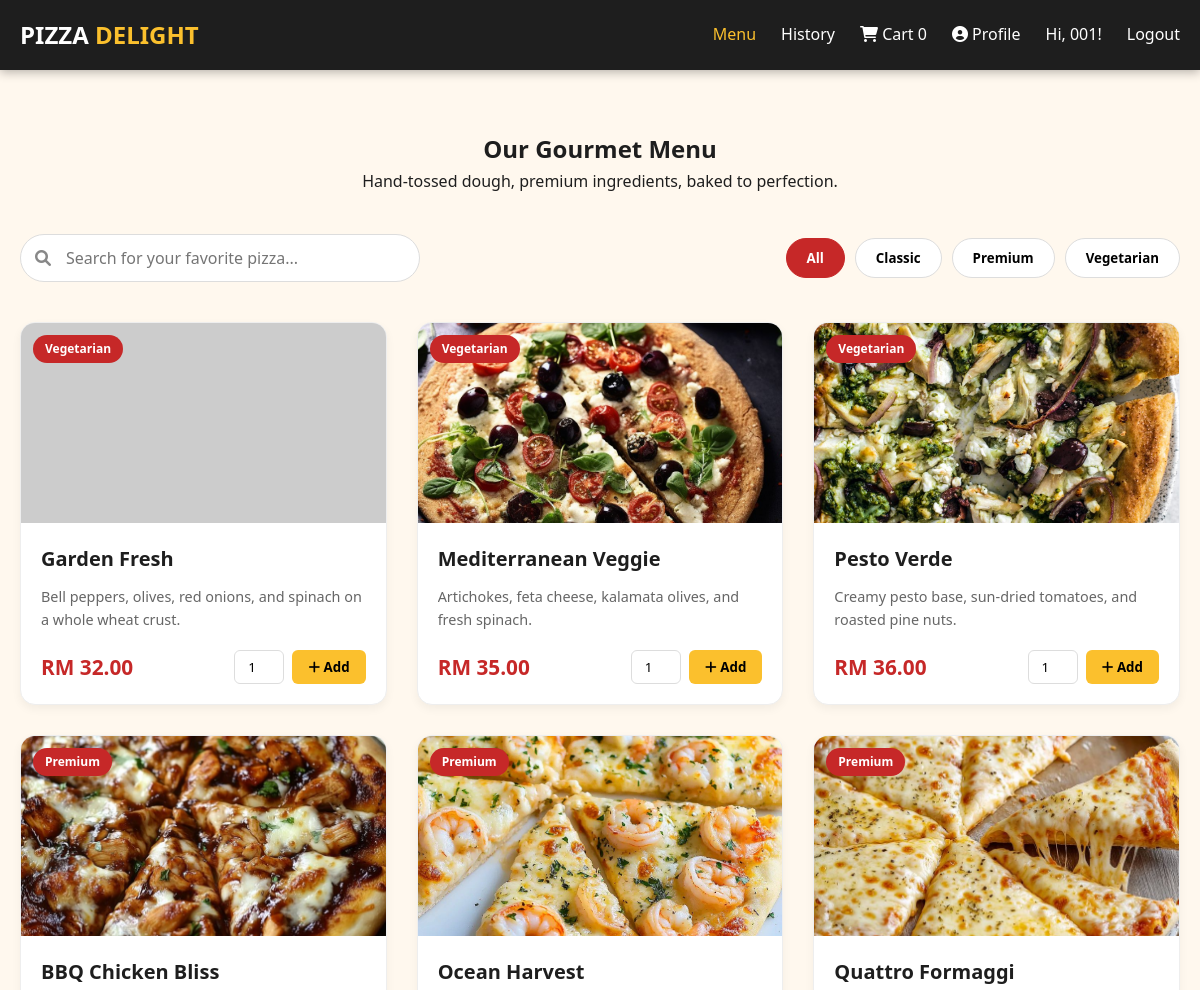
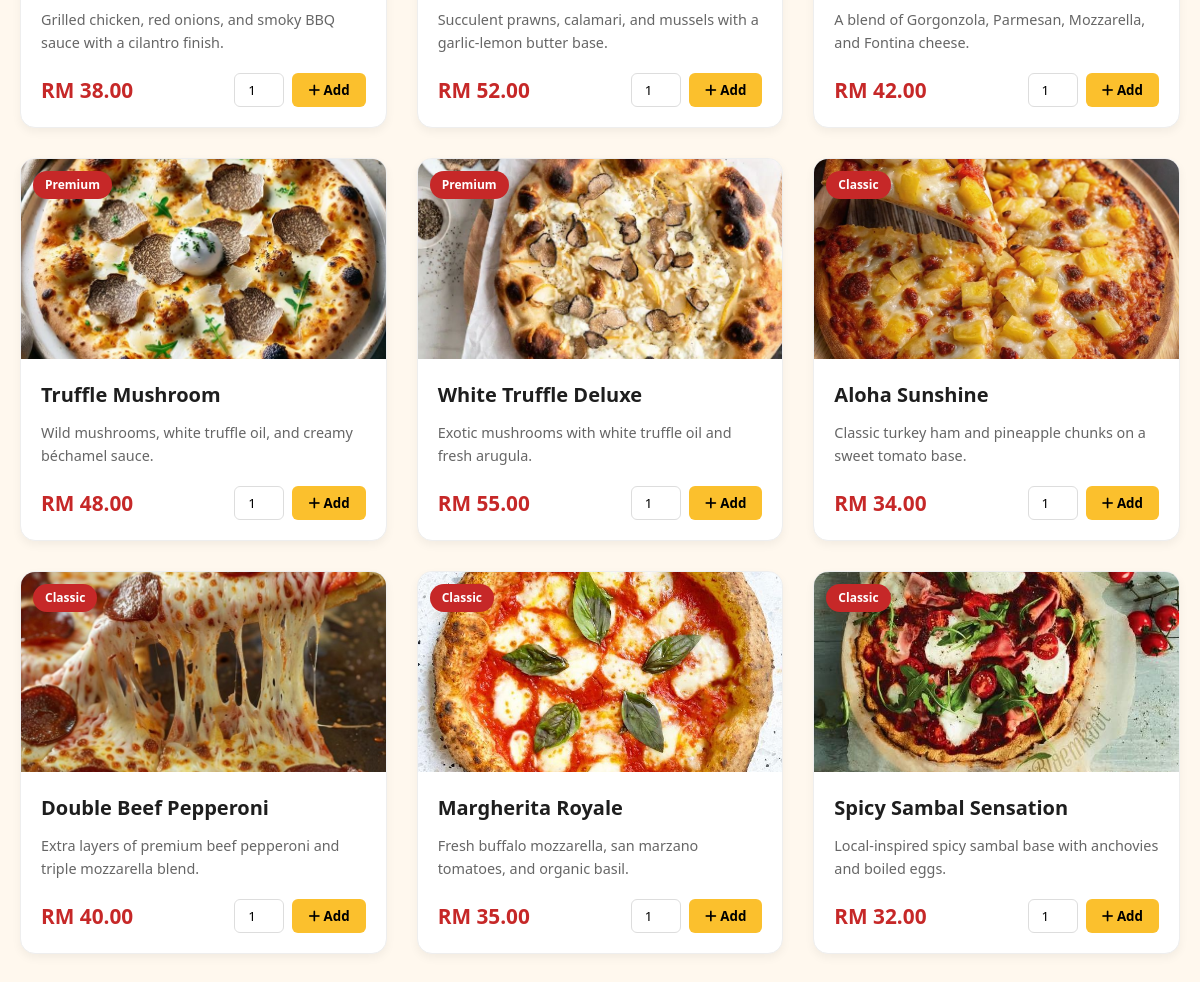
/index.php (signed in), run on the app's committed database (2 pictures, top to bottom).
### tables this page shows
CREATE TABLE `pizzas` (
  `id` int(11) NOT NULL,
  `name` varchar(100) NOT NULL,
  `description` text DEFAULT NULL,
  `price` decimal(10,2) NOT NULL,
  `image` varchar(255) DEFAULT NULL,
  `category` varchar(50) DEFAULT NULL,
  `status` enum('available','unavailable') DEFAULT 'available',
  `created_at` timestamp NOT NULL DEFAULT current_timestamp()
);

### index.php (the view, shortened to what this page needs)
<?php
require_once 'db.php';
$query = "SELECT * FROM pizzas WHERE status = 'available' ORDER BY category DESC, name ASC";
$result = $conn->query($query);
?>
<!DOCTYPE html>
<html lang="en">
<head>
    <link rel="stylesheet" href="https://cdnjs.cloudflare.com/ajax/libs/font-awesome/6.0.0/css/all.min.css">
    <link rel="stylesheet" href="style.css">
</head>
<body>
    <nav class="navbar">
        <div class="nav-container">
            <h1 class="logo">PIZZA <span>DELIGHT</span></h1>
            <div class="nav-links">
                <a href="index.php" class="active">Menu</a>
                <a href="order_history.php">History</a>
                <a href="cart.php" class="cart-link">
                    <i class="fas fa-shopping-cart"></i>
                    Cart <span id="cart-count"><?php echo isset($_SESSION['cart']) ? array_sum($_SESSION['cart']) : 0; ?></span>
                </a>
                <a href="profile.php" class="<?php echo (basename($_SERVER['PHP_SELF']) == 'profile.php') ? 'active' : ''; ?>">
                  <i class="fas fa-user-circle"></i> Profile
                </a>
                <span class="user-greet">Hi, <?php echo htmlspecialchars($_SESSION['username']); ?>!</span>
                <a href="logout.php" class="btn-outline">Logout</a>
            </div>
        </div>
    </nav>
    <main class="menu-container">
        <header class="menu-header">
            <h2>Our Gourmet Menu</h2>
            <p>Hand-tossed dough, premium ingredients, baked to perfection.</p>
        </header>
        <div class="menu-controls">
            <div class="search-box">
                <i class="fas fa-search"></i>
                <input type="text" id="menuSearch" placeholder="Search for your favorite pizza..." onkeyup="filterMenu()">
            </div>
            <div class="filter-tabs">
                <button class="tab-btn active" onclick="filterCategory('all', this)">All</button>
                <button class="tab-btn" onclick="filterCategory('Classic', this)">Classic</button>
                <button class="tab-btn" onclick="filterCategory('Premium', this)">Premium</button>
                <button class="tab-btn" onclick="filterCategory('Vegetarian', this)">Vegetarian</button>
            </div>
        </div>
        <div class="menu-grid" id="pizzaGrid">
            <?php if ($result->num_rows > 0): ?>
                <?php while($pizza = $result->fetch_assoc()): ?>
                <div class="pizza-card"
                     data-category="<?php echo htmlspecialchars($pizza['category']); ?>"
                     data-name="<?php echo strtolower(htmlspecialchars($pizza['name'])); ?>">
                    <div class="pizza-image">
                        <img src="images/<?php echo $pizza['image']; ?>" alt="<?php echo htmlspecialchars($pizza['name']); ?>"
                             onerror="this.src='https://via.placeholder.com/300x200?text=Delicious+Pizza'">
                        <span class="category-tag"><?php echo htmlspecialchars($pizza['category']); ?></span>
                    </div>
                    <div class="pizza-details">
                        <h3><?php echo htmlspecialchars($pizza['name']); ?></h3>
                        <p><?php echo htmlspecialchars($pizza['description']); ?></p>
                        <div class="pizza-price-row">
                            <span class="price">RM <?php echo number_format($pizza['price'], 2); ?></span>
                            <div class="add-controls">
                                <input type="number" value="1" min="1" max="10" id="qty-<?php echo $pizza['id']; ?>" class="qty-input-small">
                                <button class="btn-add" onclick="addToCart(<?php echo $pizza['id']; ?>)">
                                    <i class="fas fa-plus"></i> Add
                                </button>
                            </div>
                        </div>
                    </div>
                </div>
                <?php endwhile; ?>
            <?php else: ?>
                <div class="empty-state">
                    <p>No pizzas available at the moment. Please check back later!</p>
                </div>
            <?php endif; ?>
        </div>
    </main>
</body>
</html>

### style.css (style rules this page uses)
:root { --primary: #C62828; --secondary: #FBC02D; --accent: #1E1E1E; --bg-warm: #FFF8EE; --white: #FFFFFF; --text-muted: #666666; --border-light: #dddddd; --shadow: 0 4px 15px rgba(0,0,0,0.1); --transition: 0.3s ease; }
* { box-sizing: border-box; margin: 0; padding: 0; font-family: 'Segoe UI', Roboto, Helvetica, Arial, sans-serif; }
body { background-color: var(--bg-warm); color: var(--accent); line-height: 1.6; min-height: 100vh; display: flex; flex-direction: column; }
.navbar { background: var(--accent); padding: 1rem 0; color: white; position: sticky; top: 0; z-index: 1000; box-shadow: 0 2px 10px rgba(0,0,0,0.3); }
.nav-container { display: flex; justify-content: space-between; align-items: center; max-width: 1200px; margin: 0 auto; padding: 0 20px; }
.logo { font-size: 1.5rem; font-weight: 800; color: var(--white); }
.logo span { color: var(--secondary); }
.nav-links { display: flex; align-items: center; gap: 25px; }
.nav-links a { color: white; text-decoration: none; font-weight: 500; transition: var(--transition); }
.nav-links a:hover, .nav-links a.active { color: var(--secondary); }
.menu-container { padding: 20px 20px; }
.menu-header { text-align: center; margin: 40px 0; }
.menu-grid { display: grid; grid-template-columns: repeat(auto-fill, minmax(280px, 1fr)); gap: 30px; padding-bottom: 50px; }
.pizza-card { background: var(--white); border-radius: 15px; overflow: hidden; box-shadow: 0 4px 10px rgba(0,0,0,0.05); transition: var(--transition); border: 1px solid #eee; }
.pizza-image { position: relative; height: 200px; }
.pizza-image img { width: 100%; height: 100%; object-fit: cover; }
.category-tag { position: absolute; top: 12px; left: 12px; background: var(--primary); color: white; padding: 4px 12px; border-radius: 20px; font-size: 0.75rem; font-weight: 600; }
.pizza-details { padding: 20px; }
.pizza-details h3 { margin-bottom: 10px; font-size: 1.25rem; }
.pizza-details p { font-size: 0.9rem; color: var(--text-muted); height: 45px; overflow: hidden; }
.pizza-price-row { display: flex; justify-content: space-between; align-items: center; margin-top: 20px; }
.price { font-size: 1.3rem; font-weight: 800; color: var(--primary); }
.add-controls { display: flex; gap: 8px; }
.add-controls input { width: 50px; text-align: center; border: 1px solid #ddd; border-radius: 6px; }
.btn-add { background: var(--secondary); border: none; padding: 8px 16px; border-radius: 6px; font-weight: bold; cursor: pointer; transition: 0.2s; }
.menu-controls { display: flex; justify-content: space-between; align-items: center; margin-bottom: 40px; gap: 20px; flex-wrap: wrap; }
.search-box { position: relative; flex: 1; max-width: 400px; }
.search-box i { position: absolute; left: 15px; top: 50%; transform: translateY(-50%); color: #888; }
.search-box input { width: 100%; padding: 12px 15px 12px 45px; border: 1.5px solid #ddd; border-radius: 30px; font-size: 1rem; outline: none; transition: var(--transition); }
.filter-tabs { display: flex; gap: 10px; }
.tab-btn { padding: 10px 20px; border: 1px solid #ddd; background: white; border-radius: 25px; cursor: pointer; font-weight: 600; transition: var(--transition); }
.tab-btn.active, .tab-btn:hover { background: var(--primary); color: white; border-color: var(--primary); }

### data on the page
pizzas: category "Vegetarian", name "Garden Fresh", description "Bell peppers, olives, red onions, and spinach on a whole wheat crust.", price "32.00"
pizzas: image (picture), category "Vegetarian", name "Mediterranean Veggie", description "Artichokes, feta cheese, kalamata olives, and fresh spinach.", price "35.00"
pizzas: image (picture), category "Vegetarian", name "Pesto Verde", description "Creamy pesto base, sun-dried tomatoes, and roasted pine nuts.", price "36.00"
pizzas: image (picture), category "Premium", name "BBQ Chicken Bliss", description "Grilled chicken, red onions, and smoky BBQ sauce with a cilantro finish.", price "38.00"
pizzas: image (picture), category "Premium", name "Ocean Harvest", description "Succulent prawns, calamari, and mussels with a garlic-lemon butter base.", price "52.00"
pizzas: image (picture), category "Premium", name "Quattro Formaggi", description "A blend of Gorgonzola, Parmesan, Mozzarella, and Fontina cheese.", price "42.00"
pizzas: image (picture), category "Premium", name "Truffle Mushroom", description "Wild mushrooms, white truffle oil, and creamy béchamel sauce.", price "48.00"
pizzas: image (picture), category "Premium", name "White Truffle Deluxe", description "Exotic mushrooms with white truffle oil and fresh arugula.", price "55.00"
pizzas: image (picture), category "Classic", name "Aloha Sunshine", description "Classic turkey ham and pineapple chunks on a sweet tomato base.", price "34.00"
pizzas: image (picture), category "Classic", name "Double Beef Pepperoni", description "Extra layers of premium beef pepperoni and triple mozzarella blend.", price "40.00"
pizzas: image (picture), category "Classic", name "Margherita Royale", description "Fresh buffalo mozzarella, san marzano tomatoes, and organic basil.", price "35.00", id "1"
pizzas: image (picture), category "Classic", name "Spicy Sambal Sensation", description "Local-inspired spicy sambal base with anchovies and boiled eggs.", price "32.00"

### other printed values
$_SESSION['username'] "001"
